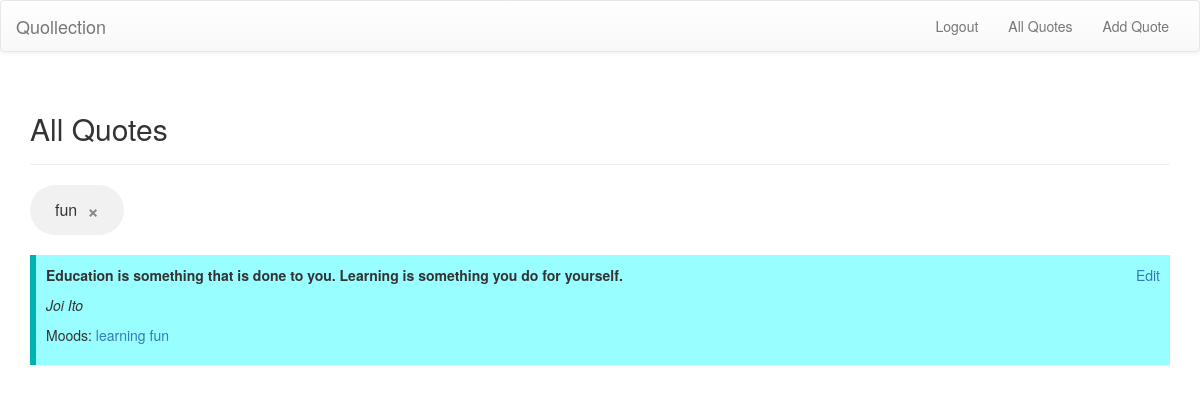
Page /mood/2 (signed in) on the committed database.
### model.py (models this page shows)
class Mood(Base):
    __tablename__ = 'mood'
    id = Column(Integer, primary_key=True)
    description = Column(String(255))
    user_id = Column(Integer, ForeignKey('user.id'))
    user = relationship("User", uselist=False, back_populates="moods")
    quotes = relationship("MoodAssociation", back_populates="mood")

class Quote(Base):
    __tablename__ = 'quote'
    id = Column(Integer, primary_key=True)
    text = Column(String(255))
    source = Column(String(255))
    quote_source = Column(String(255))
    user_id = Column(Integer, ForeignKey('user.id'))
    user = relationship("User", uselist=False, back_populates="quotes")
    moods = relationship("MoodAssociation", back_populates="quote")

class MoodAssociation(Base):
    __tablename__ = 'moodAssociation'
    quote_id = Column(Integer, ForeignKey('quote.id'), primary_key=True)
    mood_id = Column(Integer, ForeignKey('mood.id'), primary_key=True)
    quote = relationship("Quote", back_populates="moods")
    mood = relationship("Mood", back_populates="quotes")

### webapp.py (the view)
@app.route('/mood/<int:mood_id>')
def view_quotes_by_mood(mood_id):
    if 'id' not in login_session:
        flash("You must be logged in to perform this action", 'alert-danger')
        return redirect(url_for('login'))
    mood = session.query(Mood).filter_by(id=mood_id).one()
    moodAssociations = session.query(MoodAssociation).filter_by(mood_id=mood_id).all()
    quotes = []
    for moodAssociation in moodAssociations:
        quotes.append(moodAssociation.quote)
    return render_template('all_quotes.html', quotes=quotes, mood=mood)

### templates/all_quotes.html (shortened to what this page needs)
{% extends "layout.html" %}
{% block title %}All Quotes{% endblock %}
{% block body %}
{% if mood %}
<div class="chip">{{mood.description}}
<span class="closebtn" onclick="window.location.href='{{url_for("view_all_quotes")}}'">&times;</span></div>
{% endif %}
{% if quotes==[] %}
<p>You have no quotes.</p>
{% else %}
<div class="quotes">
	{% for quote in quotes %}
	<div class="quote">
    <div class="pull-right"><a href="{{url_for('edit_quote', quote_id=quote.id)}}">Edit</a></div>
   	<p><b>{{quote.text}}</b></p>
   	<p><i>{{quote.source}}</i></p>
   	<p>{% if quote.moods != [] %} Moods: {% endif %}
    {% for moodassoc in quote.moods %}
   		<a href="{{ url_for('view_quotes_by_mood', mood_id=moodassoc.mood_id) }}">{{ moodassoc.mood.description }}</a>
   	{% endfor %}</p>
   	</div>
  	{% endfor %}
</div>
{% endif %}
{% endblock %}

### static/stylesheet.css (style rules this page uses)
.chip { display: inline-block; padding: 0 25px; height: 50px; font-size: 16px; line-height: 50px; border-radius: 25px; background-color: #f1f1f1; }
.closebtn { padding-left: 10px; color: #888; font-weight: bold; float: right; font-size: 20px; cursor: pointer; }
.quote { background-color: #98FEFF; border-left: 6px solid #00B1B2; margin: 20px 0; padding: 10px; }

### rows in the picture
Mood: description "fun"
Quote: text "Education is something that is done to you. Learning is something you do for yourself.", source "Joi Ito"
MoodAssociation: mood.description "learning"
MoodAssociation: mood.description "fun"
